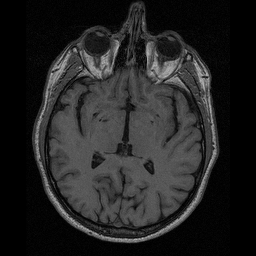
#> input picture IAPR/data/lab-01-data/brain-slice40.tiff, 256 x 256 px; its folder holds 4 pictures in this run
$ jupyter execute --allow-errors lab_01_segmentation.ipynb   (shell and % lines are left out)   (older library calls are emulated)
#> lines starting #> are read from the running program, lines starting #| are printed output that depends on the picture; after the words box and inside, x2 and y2 are one past the last pixel; in counts of white or black regions, pixels touching at a corner belong together
# [IAPR][iapr]: Lab 1 ‒  Image segmentation

**Group ID:** 10

**Author 1 (sciper):** Sébastien Jeanfavre (269551)
**Author 2 (sciper):** Badr Larhdir (283205)
**Author 3 (sciper):** Joe Najm (301560)

**Release date:** 11.03.2022
**Due date:** 25.03.2022 (11:59 pm)

## Important notes

The lab assignments are designed to teach practical implementation of the topics presented during class well as
preparation for the final project, which is a practical project which ties together the topics of the course.

As such, in the lab assignments/final project, unless otherwise specified, you may, if you choose, use external
functions from image processing/ML libraries like opencv and sklearn as long as there is sufficient explanation
in the lab report. For example, you do not need to implement your own edge detector, etc.

**! Before handling back the notebook <font color='red'> rerun </font>the notebook from scratch !**
`Kernel` > `Restart & Run All`

We will not rerun the notebook for you.

[iapr]: https://github.com/LTS5/iapr

---
## 0. Extract relevant data
We first need to extract the `lab-01-data.tar.gz` archive.
To this end, we use the [tarfile] module from the Python standard library.

[tarfile]: https://docs.python.org/3.6/library/tarfile.html

[cell 1]
import tarfile
import os
import cv2 as cv
import numpy as np
from skimage import morphology
from skimage.feature import canny
from scipy.ndimage.morphology import binary_fill_holes


data_base_path = os.path.join(os.pardir, 'data')
data_folder = 'lab-01-data'
tar_path = os.path.join(data_base_path, data_folder + '.tar.gz')

#> (the rest of this cell did not finish here and is left out)

---
## Part 1: Brain segmentation

Your goal: compute the size of the brain (without the skull) in pixels in a 2D image of a human head taken by
Magnetic Resonance Imaging (MRI) using:
* Region growing (5 pts)
* Contour detection (5 pts)
* An additional method of your choice (5 pts)

Each section should display the resulting segmentation as well as the size in pixel of the detected region. Comment
each method limitations and/or advantages.

[cell 2]
def display_image(mat, axes=None, cmap=None, hide_axis=True):
    """
    Display a given matrix into Jupyter's notebook

    :param mat: Matrix to display
    :param axes: Subplot on which to display the image
    :param cmap: Color scheme to use
    :param hide_axis: If `True` axis ticks will be hidden
    :return: Matplotlib handle
    """
    img = cv2.cvtColor(mat, cv2.COLOR_BGR2RGB) if mat.ndim == 3 else mat
    cmap= cmap if mat.ndim != 2 or cmap is not None else 'gray'
    if axes is None:
        if hide_axis:
            plt.xticks([])
            plt.yticks([])
        return plt.imshow(img, cmap=cmap)
    else:
        if hide_axis:
            axes.set_xticks([])
            axes.set_yticks([])
        return axes.imshow(img, cmap=cmap)

### 1.1 Brain image visualization

[cell 3]
import skimage.io
import matplotlib.pyplot as plt
import numpy as np
import cv2 as cv

# Load image
data_path = os.path.join(data_base_path, data_folder)
brain_im = skimage.io.imread(os.path.join(data_path, 'brain-slice40.tiff'))
#> brain_im is the input picture: shape (256, 256); min 0, max 189, mean 35.2
im_h, im_w = brain_im.shape

# Display MRI image
fig, ax = plt.subplots(1, 1, figsize=(6, 6))
ax.imshow(brain_im, cmap='gray')
ax.set_title('MRI brain image ({} px, {} px)'.format(im_h, im_w))
ax.axis('off')
plt.show()

### 1.2 Region growing (5pts)

[cell 4]
def region_growing(image, seg_img, t_low, t_high, seed):
#> called with t_low = 60, t_high = 255
    seeds = [seed]
    seg_img[seed[0],seed[1]] = 255
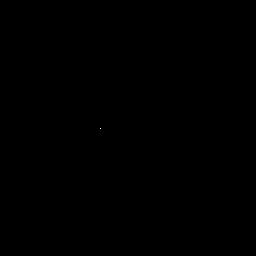
#> seg_img: shape (256, 256) float64; 0% white in thin lines or dots, all inside (x1, y1, x2, y2) = (100, 128, 101, 129)
    while(len(seeds) > 0):
        seed = seeds.pop(0)
        x = seed[0]
        y = seed[1]
        for i in range(-1,2):
            for j in range(-1,2):
                if(i == 0 and j == 0):
                    continue
                if (image[x+i,y+j] > t_low and image[x+i,y+j] < t_high):
                    if seg_img[x+i,y+j] == 0:                              #check if we did not already considered this point
                        seg_img[x+i,y+j] = 255
                        seeds.append([x+i,y+j])


    return seg_img

[cell 5]
seg_img = np.zeros(np.shape(brain_im))
img =  region_growing(brain_im, seg_img, 60, 255, [128,100])

plt.figure()
plt.imshow(img, cmap='gray')
plt.title('MRI brain image ({} px, {} px) without high threshold'.format(im_h, im_w))
plt.axis('off')
plt.show()
print(f"There are {int(np.sum(img)/255)} pixels on the brain using the Region Growing method without high threshold")
#| There are 21135 pixels on the brain using the Region Growing method without high threshold


seg_img = np.zeros(np.shape(brain_im))
img =  region_growing(brain_im, seg_img, 70, 255, [128,100])
#> call 2 of region_growing, with t_low = 70, t_high = 255
#> after the loop in region_growing (call 2), `while(len(seeds) > 0):`:
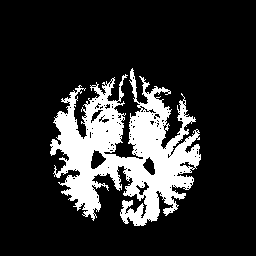
#> seg_img: shape (256, 256) float64; 17.6% white; 1 white region, box (x1, y1, x2, y2) and area: (50, 68, 201, 226) 11529

plt.figure()
plt.imshow(img, cmap='gray')
plt.title('MRI brain image ({} px, {} px) with low thresold too high'.format(im_h, im_w))
plt.axis('off')
plt.show()
print(f"There are {int(np.sum(img)/255)} pixels on the brain using the Region Growing method with low thresold too high")
#| There are 11529 pixels on the brain using the Region Growing method with low thresold too high

seg_img = np.zeros(np.shape(brain_im))
img =  region_growing(brain_im, seg_img, 60, 96, [128,100])

plt.figure()
plt.imshow(img, cmap='gray')
plt.title('MRI brain image ({} px, {} px) with correct thresholds'.format(im_h, im_w))
plt.axis('off')
plt.show()
print(f"There are {int(np.sum(img)/255)} pixels on the brain using the Region Growing method with correct thresholds")
#| There are 15191 pixels on the brain using the Region Growing method with correct thresholds

We fixed a high threshold in addition to the low threshold to remove the small white link between the brain and the right eye that would make the region growing algorithm consider all the skull as well. Taking some good thresold values, we finally obtain a good brain image with 15191 pixels. We also notice that the previous images with bad threshold values either yield to too small and incomplete brains or to an image with the skull as well

### 1.3 Contour detection (5pts)

These are the steps that we have done in order to detect the contour of the brain from the brain MRI. First, we must detect the edges. By blurring the image, applying the Laplacian of this blurred image then thresholding it, we obtain the saturated edges of the image. Moreover, by applying successively multiple advanced morphological transformations such as MORPH_CLOSE, MORPH_OPEN and MORPH_ERODE, we obtain a smoothened version of our image without any obstructive noise. After that we find the contours of the newly cleaned image. By sorting the area of the contours and superposing (by filling) the main interesting ones we get a very sharp contour of our brain.

[cell 6]
# Load image
data_path = os.path.join(data_base_path, data_folder)
brain_im = skimage.io.imread(os.path.join(data_path, 'brain-slice40.tiff'))
im_h, im_w = brain_im.shape

[cell 7]
blurred_brain = cv.medianBlur(brain_im, 7)
brain_cont = cv.convertScaleAbs(cv.Laplacian(blurred_brain, cv.CV_16S, ksize=3))
_, brain_cont = cv.threshold(brain_cont, 13, 255, cv.THRESH_BINARY)

plt.figure(figsize=(15,15))
plt.subplot(1,2,1)
display_image(blurred_brain);
plt.subplot(1,2,2)
display_image(brain_cont);

[cell 8]
# Initializing the 3x3 kernel (performs better than the 2x2 and 4x4 being respectively too small or too big for the image we have)
ker = cv.getStructuringElement(cv.MORPH_RECT,(3,3))

# Applying multiple morphological transformations to the brain contour image
brain_cont_morph_close = cv.morphologyEx(brain_cont, cv.MORPH_CLOSE , ker)
brain_cont_morph_open = cv.morphologyEx(brain_cont_morph_close, cv.MORPH_OPEN , ker)
brain_cont_morph = cv.morphologyEx(brain_cont_morph_open, cv.MORPH_ERODE , ker)
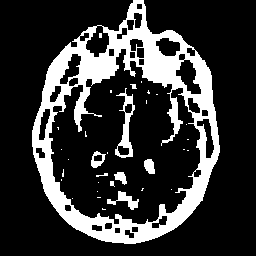
#> brain_cont_morph: shape (256, 256); 21% white; 33 white regions (24 under 20 px)

_, contours, hierarchy = cv.findContours(brain_cont_morph, cv.RETR_LIST, cv.CHAIN_APPROX_NONE)
#> contours = 68 contours, 27 with area under 20; largest, box (x1, y1, x2, y2) and area: (32, 0, 220, 244) 32884, (48, 48, 201, 225) 17844, (115, 88, 135, 158) 522, (175, 59, 202, 95) 504, (85, 25, 110, 58) 486
brain_contoured = cv.drawContours(brain_im, contours, -1, [255,255,255])

plt.figure(figsize=(15,15))
plt.subplot(1,2,1)
display_image(brain_cont_morph);
plt.subplot(1,2,2)
display_image(brain_contoured);

[cell 9]
# We compute areas for each contour found
contours_area = []
for idx, contour in enumerate(contours):
    contours_area.append([cv.contourArea(contour), idx])
#> this loop made 68 passes
#> contour on passes 9, 12, 13, 15: [[72, 198]], [[97, 191]], [[171, 189]], [[98, 182]]
#> after the loop, contours_area = 68 pairs, first value 0 to 32883.5, second value 0 to 67

# We sort from the highest to the lowest of the contours area
contours_area.sort(reverse=True)

plt.figure(figsize = (25,20))
for idx, contour in enumerate(contours_area[:30]):
    contour_brain = blurred_brain.copy()
    contour_brain = cv.fillPoly(contour_brain, contours[contour[1]], [255,255,255])

    plt.subplot(6,6, idx + 1)
    plt.title(f"contour #{contour[1]}")
    display_image(contour_brain);
#> this loop made 30 passes
#> contour on passes 1 to 4: [32883.5, 67], [17843.5, 54], [522, 44], [504.5, 49]

# We extract the interesting contour indices from the plot to fill our blurred brain with those contours area
idx_interesting_contours = [54, 44, 25, 21, 10, 18]

contour_filled = blurred_brain.copy()
for idx in idx_interesting_contours:
     contour_filled = cv.fillPoly(contour_filled, contours[idx], [255,255,255])
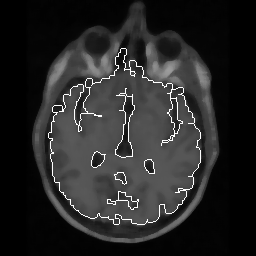
#> contour_filled: shape (256, 256); min 0, max 255, mean 38.9

[cell 10]
plt.figure(figsize = (8,8))
display_image(contour_filled);

### 1.4 Additional method (5pts)

For the additional method we opted to use the Canny filter to find the contour of the brain.
In order to find the contour, we have initialize manually masks that circles the whole brain, we tried to use two cicle masks, one a little bigger than the order to make sure that the whole brain is included in the cicle when we do the edge detection with our Canny filter.

We then overlap the biggest mask with the brain image then find the edges of this image with the smallest mask. When the edges are found we applying a morphological transformations to dilate the canny filter ( to connect some of small edges that should be connected ).Moreover, we fill the holes of the filter to get some missing parts of the brain then we transform it into our new mask with an AND operation with the previous brain mask. Finally we remove the fine parts that are out of the brain region.

[cell 11]
# Circle Masks intialization
circle_excess_brain = cv.circle(np.zeros_like(brain_im),(125,150), 85,(255,255,255),2)
excess_brain_mask = binary_fill_holes(circle_excess_brain).astype(np.uint8)

circle_brain = cv.circle(np.zeros_like(brain_im),(125,150),80,(255,255,255),2)
brain_mask = binary_fill_holes(circle_brain).astype(np.uint8)

# Overlapping the mask and the brain image
brain_with_circle = circle_excess_brain | brain_im

fig, ax = plt.subplots(1, 2, figsize=(10, 10))
ax[0].set_title("Mask")
ax[0].imshow(excess_brain_mask,cmap='gray');
ax[1].set_title("Superposition of the mask and the brain image")
ax[1].imshow(brain_with_circle , cmap='gray');

[cell 12]
# Finding the edges of the brain image using the mask defined previously
canny_im = canny(brain_im, sigma=1.3, mask = excess_brain_mask.astype(bool)).astype(np.uint8)

# Applying a morphological transformations to dilate the canny filter ( to connect some edges )
canny_edge = cv.morphologyEx(canny_im, cv.MORPH_DILATE, np.ones((2,2), np.uint8), iterations = 1)

# Filling the holes of the filter to get some missing parts of the brain, then AND operation with the brain mask
masked_im = ( 1 -  binary_fill_holes(canny_edge).astype(np.uint8) ) & brain_mask

# Removing the fine parts that are out of the brain region
cleaned_masked_im = morphology.remove_small_objects(masked_im.astype(bool), min_size = 1300).astype(np.uint8)

fig, ax = plt.subplots(1, 4, figsize=(20, 20))
ax[0].set_title("Canny filter")
ax[0].imshow(canny_im ,cmap='gray');
ax[1].set_title("Dilated Canny filter")
ax[1].imshow(canny_edge , cmap='gray');
ax[2].set_title("Filled Brain mask")
ax[2].imshow(masked_im , cmap='gray')
ax[3].set_title("Cleaned Brain mask")
ax[3].imshow(cleaned_masked_im , cmap='gray');

[cell 13]
masked_im = cv.morphologyEx(cleaned_masked_im, cv.MORPH_DILATE, np.ones((2,3), np.uint8), iterations = 1) * 255
combined_im = brain_im | masked_im

fig, ax = plt.subplots(1, 3, figsize=(20, 15))
ax[0].set_title("Original brain image")
ax[0].imshow(brain_im, cmap='gray')
ax[1].set_title("Result after masking with the cleaned Canny filter")
ax[1].imshow(masked_im, cmap='gray')
ax[2].set_title("Combined image of the brain and the final Canny filter applied to it")
ax[2].imshow(combined_im);

---
## Part 2: Shape/color segmentation

You will find hereafter three pictures taken under three different illuminations, containing some shapes with different
colors. We ask you to create a routine to:

1. Count the number of shapes of each color (5pts).
2. Compute the total area (in pixels) of each color (5pts).

Please note that one specific challenge is to be robust to illumination changes. Therefore some kind of intensity
normalization should probably be used.

hint: RGB color space might not be optimal. Consider using HSV or LAB color space.

### 2.1 Visualization

[cell 14]
# Load images
im_names = ['arena-shapes-01', 'arena-shapes-02', 'arena-shapes-03']
filenames = [os.path.join(data_path, name) + '.png' for name in im_names]
ic = skimage.io.imread_collection(filenames)
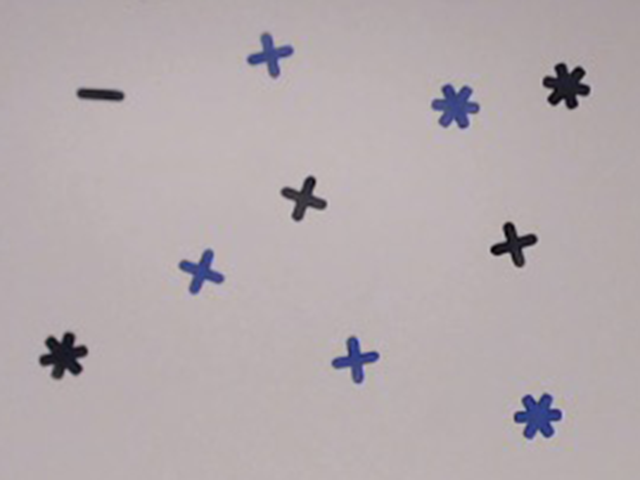
#> input picture IAPR/data/lab-01-data/arena-shapes-01.png, 640 x 480 px
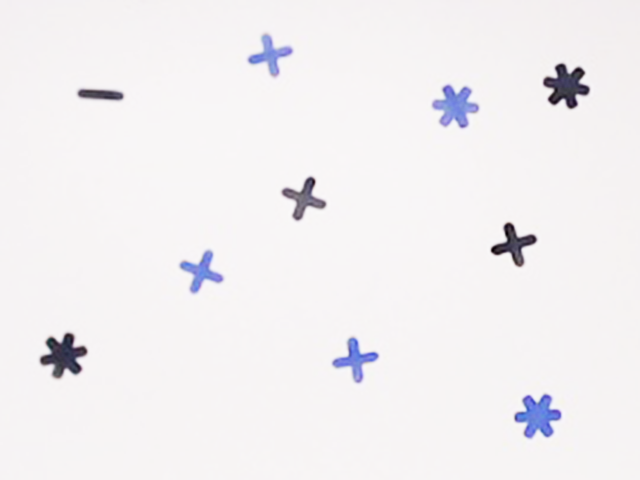
#> input picture IAPR/data/lab-01-data/arena-shapes-02.png, 640 x 480 px
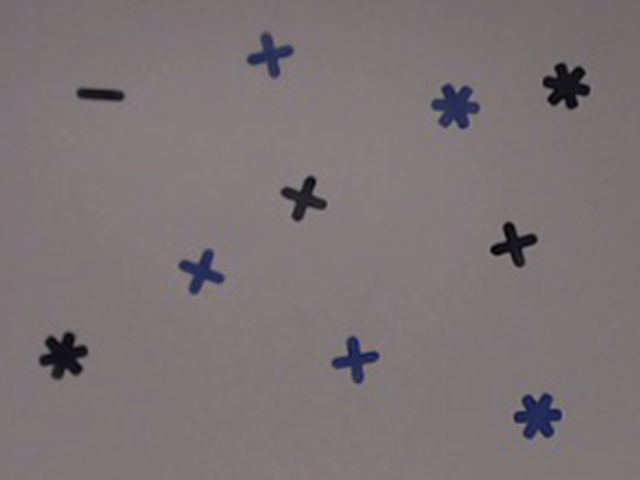
#> input picture IAPR/data/lab-01-data/arena-shapes-03.png, 640 x 480 px
#> ic = 3 items
images = skimage.io.concatenate_images(ic)
print('Number of images: ', images.shape[0])
#| Number of images:  3
print('Image size: {}, {} '.format(images.shape[1], images.shape[2]))
#| Image size: 480, 640
print('Number of color channels: ', images.shape[-1])
#| Number of color channels:  3

[cell 15]
# Plot images
fig, axes = plt.subplots(1, 3, figsize=(12, 12))
for ax, im, nm in zip(axes.ravel(), images, im_names):
    ax.imshow(im)
    ax.axis('off')
    ax.set_title(nm)
#> this loop made 3 passes
#> nm on passes 1 to 3: 'arena-shapes-01', 'arena-shapes-02', 'arena-shapes-03'
plt.show()

### 2.2 Number of shapes of each color (5 pts)

[cell 16]
# Convert images to from RGBHSV
images_HSV = np.array([cv.cvtColor(im, cv.COLOR_RGB2HSV) for im in images])
#> im is the input picture: shape (480, 640, 3); mean R, G, B 123.8, 115.2, 117.3
images_HSV.shape

[cell 17]
# We use the rescale_intensity function from skimage to rescale the value
# channel of each image to make the process invariant to illumination changes
from skimage.exposure import rescale_intensity

images_HSV_eq = images_HSV.copy()
images_HSV_eq[0,:,:,2] = rescale_intensity(images_HSV[0,:,:,2])
images_HSV_eq[1,:,:,2] = rescale_intensity(images_HSV[1,:,:,2])
images_HSV_eq[2,:,:,2] = rescale_intensity(images_HSV[2,:,:,2])

[cell 18]
# Convert back rescaled images back to RBG
images_RGB_eq = np.array([cv.cvtColor(im, cv.COLOR_HSV2RGB) for im in images_HSV_eq])

[cell 19]
# Plot rescaled images
fig, axes = plt.subplots(1, 3, figsize=(12, 12))
for ax, im, nm in zip(axes.ravel(), images_RGB_eq, im_names):
    ax.imshow(im)
    ax.axis('off')
    ax.set_title(nm)
plt.show()

[cell 20]
# Plot the blue channel of each image
fig, ax = plt.subplots(1, 3, figsize=(12,12))
ax[0].imshow(images_RGB_eq[0,:,:,2])
ax[1].imshow(images_RGB_eq[1,:,:,2])
ax[2].imshow(images_RGB_eq[2,:,:,2])
plt.show()

[cell 21]
# Remove small clusters that are considered as labels but are unwanted
# (if size in pixels smaller than certain threshold)

def remove_noise(noisy_image,threshold):

    label_img_new = np.copy(noisy_image)
    num_comp = np.amax(noisy_image)
    final_num_comp = -1  # Start from -1 because we loop until num_comp + 1

    for i in range(num_comp+1):
        num_pixels = sum(sum(noisy_image==i))
        final_num_comp += 1
        if num_pixels < threshold:
            label_img_new[noisy_image==i] = 0
            final_num_comp -= 1

    return final_num_comp, label_img_new

[cell 22]
from skimage.filters import threshold_multiotsu
from skimage.morphology import binary_closing, binary_opening, square
from skimage import measure

total_area_blue = np.zeros(3)
total_area_black = np.zeros(3)

# We loop over the 3 images to compute the number of colored shapes and area in pixels of each color
for i in range(3):
    im = images_RGB_eq[i,:,:,2]

    threshold = threshold_multiotsu(im) # Find 2 threshold to separate the background, blue and black shapes

    blue_shapes = np.zeros(im.shape)
    blue_mask = ((im < threshold[1]) & (im > threshold[0]))   # Create mask to keep only blue shapes
    blue_shapes[blue_mask] = 1

    plt.figure()
    plt.imshow(blue_shapes)
    plt.title("Blue shapes of image " + str(i+1))
    plt.show()

    opened_blue_shapes = binary_opening(blue_shapes, square(3))  # Remove unwanted contours of blue shapes
    plt.figure()
    plt.imshow(opened_blue_shapes)
    plt.title("Blue shapes of image " + str(i+1) + " after opening")
    plt.show()

    closed_blue_shapes = binary_closing(opened_blue_shapes, square(7))  # Fill up missing bits of shapes
    plt.figure()
    plt.imshow(closed_blue_shapes)
    plt.title("Blue shapes of image " + str(i+1) + " after closing")
    plt.show()

    labels = measure.label(closed_blue_shapes)    # Create label map of blue shapes
    num_comp, no_noise_blue = remove_noise(labels,100)   # Remove the small points on bottom without impacting the big shapes

    plt.figure()
    plt.imshow(no_noise_blue)
    plt.title(f"No noise image {i+1}")
    plt.show()

    print(f"There are {num_comp} blue shapes in image {i+1}")

    total_area_blue[i] = np.sum(no_noise_blue)


    black_shapes = np.zeros(im.shape)

    black_mask = (im <= threshold[0]) # Create mask to keep only black shapes
    black_shapes[black_mask] = 1

    plt.figure()
    plt.imshow(black_shapes)
    plt.title("Black shapes of image " + str(i+1))
    plt.show()

    opened_black_shapes = binary_opening(black_shapes, square(3)) # Remove unwanted contours of black shapes
    plt.figure()
    plt.imshow(opened_black_shapes)
    plt.title("Black shapes of image " + str(i+1) + " after opening")
    plt.show()

    closed_black_shapes = binary_closing(opened_black_shapes, square(7)) # Fill up missing bits of shapes
    plt.figure()
    plt.imshow(closed_black_shapes)
    plt.title("Black shapes of image " + str(i+1) + " after closing")
    plt.show()

    labels = measure.label(closed_black_shapes)   # No need to use remove_noise function for black shapes as there is no noise
    num_comp = np.amax(labels)                    # Count number of labels
    print(f"There are {num_comp} black shapes in image {i+1}")

    total_area_black[i] = np.sum(closed_black_shapes)
#> this loop made 3 passes
#> threshold on passes 1 to 3: [95, 170], [146, 227], [80, 147]
#> pass 1, `im = images_RGB_eq[i,:,:,2]`:
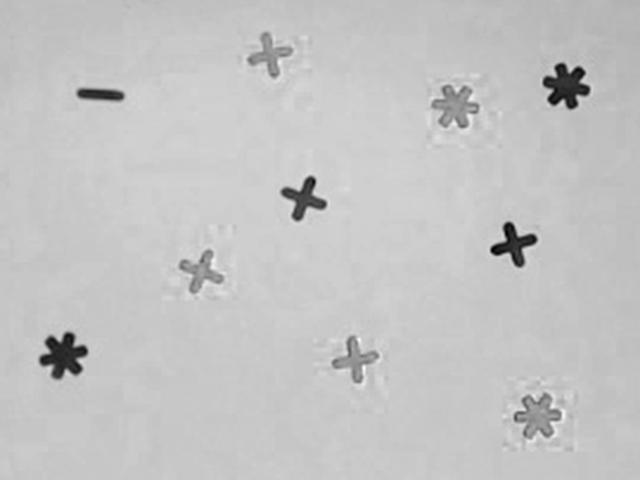
#> im: shape (480, 640); min 0, max 255, mean 195.8
#> pass 1, `blue_mask = ((im < threshold[1]) & (im > threshold[0]))`:
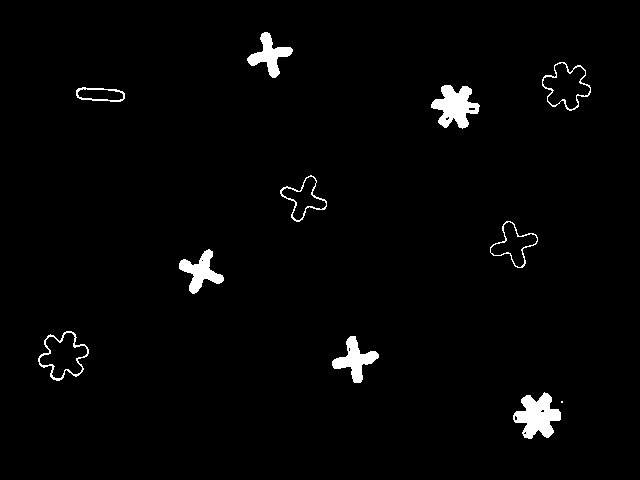
#> blue_mask: shape (480, 640) bool; 2.1% white; 11 white regions (1 under 20 px), largest, box (x1, y1, x2, y2) and area: (513, 392, 561, 439) 1313, (431, 85, 480, 129) 1226, (332, 336, 379, 383) 880
#> pass 1, `plt.show()`:
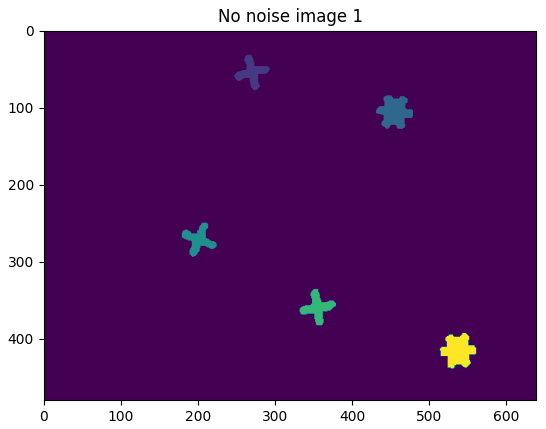
#> figure drawn by matplotlib, 1 panel
#> after the loop, total_area_black = [4432, 4238, 4445]; total_area_blue = [17853, 14967, 19610]

### 2.3 Total area (in pixels) of each color (5 pts)

The computation of the number of pixels in each image was done above by looking at the number of labels generated by the label map of skimage measure using the denoised final image

[cell 23]
print(f"There are {total_area_blue[0]} pixels of blue in image 1")
#| There are 17853.0 pixels of blue in image 1
print(f"There are {total_area_blue[1]} pixels of blue in image 2")
#| There are 14967.0 pixels of blue in image 2
print(f"There are {total_area_blue[2]} pixels of blue in image 3")
#| There are 19610.0 pixels of blue in image 3

print(f"There are {total_area_black[0]} pixels of black in image 1")
#| There are 4432.0 pixels of black in image 1
print(f"There are {total_area_black[1]} pixels of black in image 2")
#| There are 4238.0 pixels of black in image 2
print(f"There are {total_area_black[2]} pixels of black in image 3")
#| There are 4445.0 pixels of black in image 3
